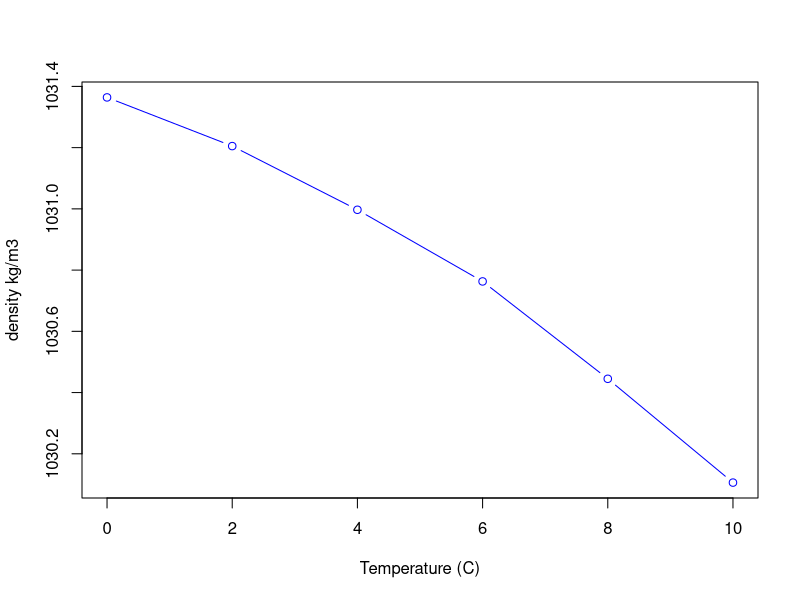

The R script that drew this image:
## ---- chunk 1
I<-function(phi){
    342*(1 - 0.48 *(1/2)*(3 *(sin(phi))^2 -1))
}
I(0)
I(pi/2)


albedo<-function(phi){
    albedo<-0.3
}
## ---- chunk 2
Te<-function(phi){
    sigma<-5.670373e-8
    ((1-albedo(phi))*I(phi)/sigma)^0.25
}
## ---- chunk 3
Te(0)
Te(pi/2)
Te(0)-Te(pi/2)
## ---- chunk 4
7/(10000/200000)
## ---- chunk 5
x<-0.002005
d18Ocean<-1000*(.002005/x-1)
d18Fnow<-1000*(.002/x-1)
d18Fnow-d18Ocean
d18Fthen<-1000*(0.0020046/x-1)
d18Fthen-d18Ocean
d18Fthen-d18Fnow
## ---- chunk 6
phi=(pi/180)*50
delta=(pi/180)*22
S0=1368

h0=acos(-sin(phi)*sin(delta)/(cos(phi)*cos(delta)))
h0

Imean=(S0/pi)*(sin(phi)*sin(delta)*h0+cos(phi)*cos(delta)*sin(h0))
print (Imean)

Imean=(S0/pi)*cos(phi)*cos(delta)*(-cos(h0)*h0+sin(h0))
print (Imean)
Imean*24/1000
## ---- chunk 7
T1<-c(9.0,9.8,10.1)
mean(T1)

T2<-c(9.0,10.9,9.4,10.9,9.8,9.9,10.6,9.1)
mean(T2)

T3<-c(9.0,10.9,9.4,10.9,9.8,9.9,10.6,9.1,9.3,10.1,9.7,9.6,9.2,10.7,11.0,11.5,9.8,8.9,11.2,10.0)
mean(T3)
## ---- chunk 8
Tw<-c(0,2,4,6,8,10)
rhoSW<-c(1031.364,1031.205,1030.997,1030.763,1030.445,1030.106)
vSW<-1/rhoSW
sw<-data.frame(Tw,rhoSW,vSW)
names(sw)<-c("T","density","v")
plot(sw$T,sw$density,type="b",col="blue",xlab="Temperature (C)",ylab="density kg/m3")
## ---- chunk 9
v8<-sw[which(sw$T==8),3]
v4<-sw[which(sw$T==4),3]
dv<-(v8-v4)/v4
dv
## ---- chunk 10
4000*dv
## ---- chunk 11
vIce<-2.85e15 #volume of ice m3
rhoIce<-916.9 #density of ice kg/m3
mIce<-vIce*rhoIce # mass of ice
rhoWater<-1000 # density of water kg/m3
vMeltWater<-mIce/rhoWater # volume of melt water
aOcean<-0.7*4*pi*(6300e3)^2 # area of oceans
dh<-vMeltWater/aOcean # increase in sea level
dh
## ---- chunk 12
tau<-55
C88<-1
Ct<-function(t,tau,C0){
    C0*exp(-t/tau)
}
dt<--tau*log(0.2)
dt
Ct(dt,tau,1)
dt+1988
## ---- chunk 13
Ct(dt,140,1)
## ---- chunk 14
CFC11_tau<-55
CFC11_rf<-1.0 # Wm-2 per Tg
CFC11_gwp100<-4750 

CFC12_tau<-140
CFC12_rf<-1.5 # Wm-2 per Tg
# average concentration ratio over 100 years
c12c11ratio<-(CFC12_tau/CFC11_tau)*(exp(-100/CFC12_tau)-1)/(exp(-100/CFC11_tau)-1)
CFC12_gwp100<-CFC11_gwp100*c12c11ratio*CFC12_rf/CFC11_rf
CFC12_gwp100
